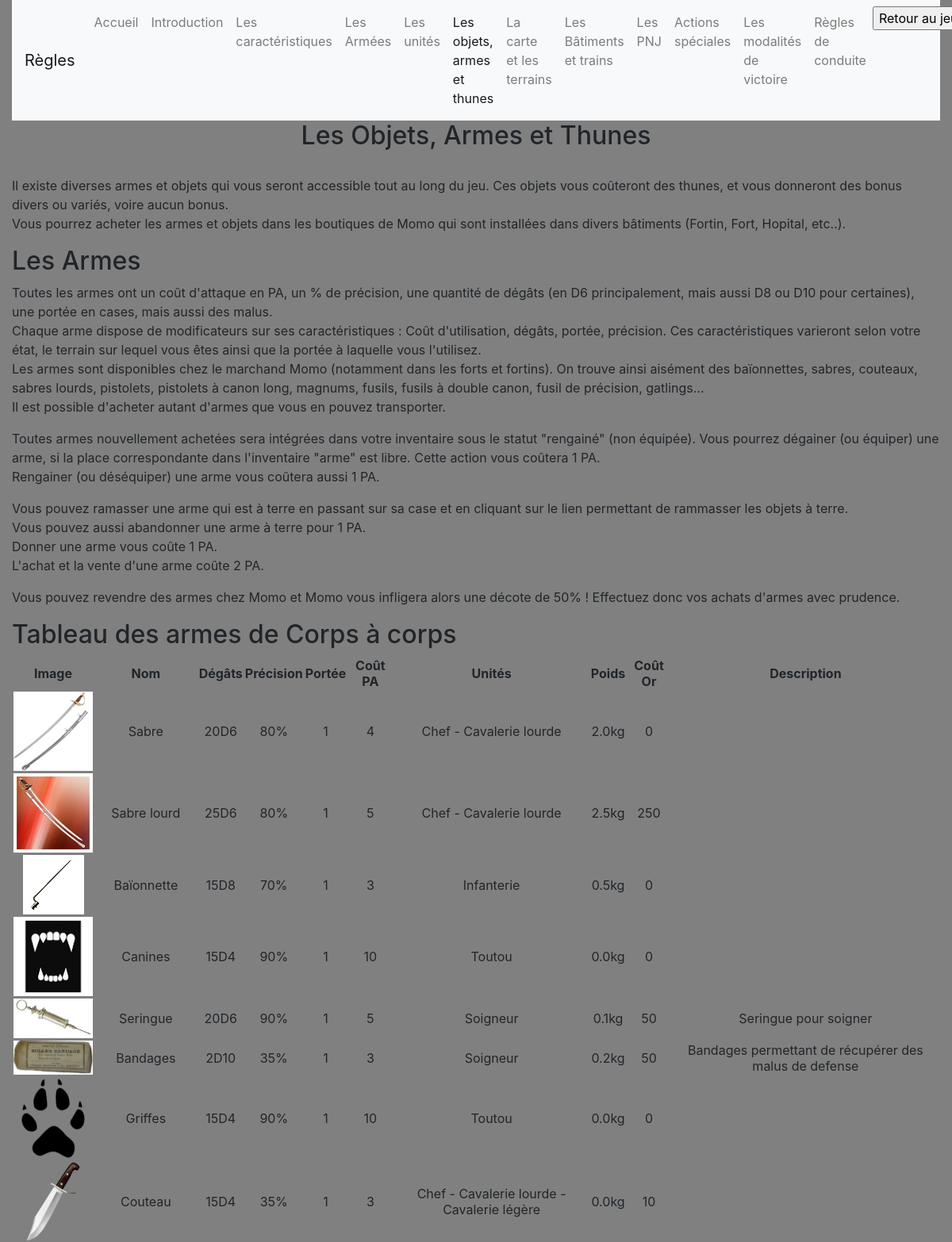
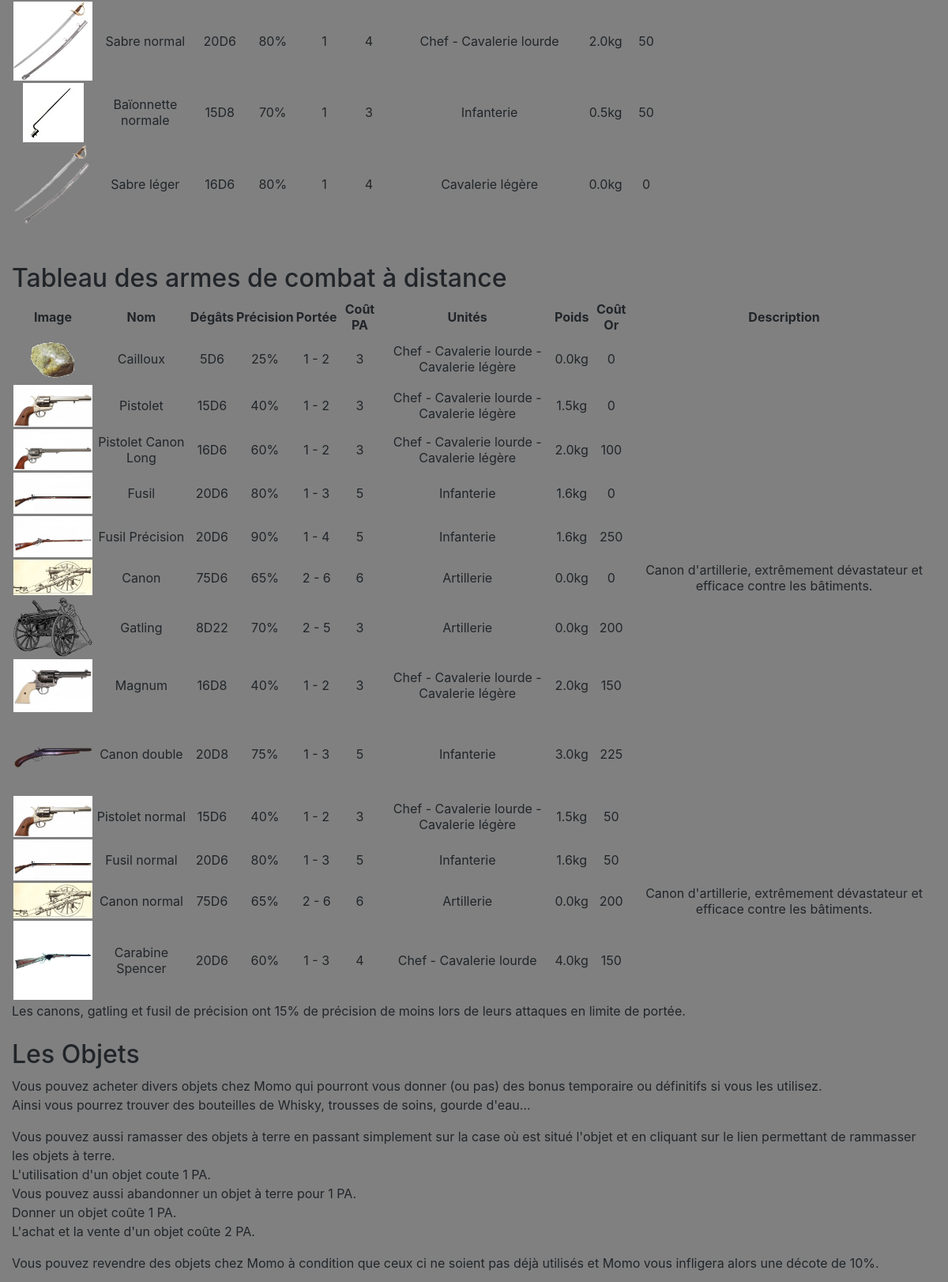
The page /regles/regles_objets.php (upper part) on the database its author committed (2 pictures, top to bottom).
### tables this page shows
CREATE TABLE `arme` (
  `id_arme` int(11) NOT NULL,
  `nom_arme` varchar(100) NOT NULL DEFAULT '',
  `porteeMin_arme` int(11) NOT NULL DEFAULT '0',
  `porteeMax_arme` tinyint(4) NOT NULL DEFAULT '0',
  `coutPa_arme` int(11) NOT NULL DEFAULT '0',
  `coutOr_arme` int(11) NOT NULL DEFAULT '0',
  `additionMin_degats` tinyint(4) NOT NULL DEFAULT '0',
  `additionMax_degats` tinyint(4) NOT NULL DEFAULT '0',
  `multiplicateurMin_degats` double NOT NULL DEFAULT '0',
  `multiplicateurMax_degats` double NOT NULL DEFAULT '0',
  `degatMin_arme` int(11) NOT NULL DEFAULT '0',
  `degatMax_arme` int(11) NOT NULL DEFAULT '0',
  `valeur_des_arme` int(11) NOT NULL DEFAULT '0',
  `precision_arme` int(11) NOT NULL DEFAULT '0',
  `degatZone_arme` enum('0','1') NOT NULL DEFAULT '0',
  `bonusPM_arme` int(11) NOT NULL DEFAULT '0',
  `poids_arme` decimal(10,1) NOT NULL DEFAULT '0.0',
  `pvMax_arme` int(11) NOT NULL DEFAULT '0',
  `description_arme` text NOT NULL,
  `qualite_arme` tinyint(4) NOT NULL DEFAULT '6',
  `main` tinyint(4) NOT NULL DEFAULT '1',
  `image_arme` varchar(100) DEFAULT NULL
);

### regles/regles_objets.php (the view, shortened to what this page needs)
<?php
$mysqli = db_connexion();
?>
<html>
	<head>
		<link rel="stylesheet" href="https://stackpath.bootstrapcdn.com/bootstrap/4.3.1/css/bootstrap.min.css">
	</head>
	<body style="background-color:grey;">
		<div class="container-fluid">
			<nav class="navbar navbar-expand-lg navbar-light bg-light">
				<a class="navbar-brand" href="#">Règles</a>
				<div class="collapse navbar-collapse" id="navbarSupportedContent">
					<ul class="navbar-nav mr-auto">
						<li class="nav-item">
							<a class="nav-link" href="../index.php">Accueil</a>
						</li>
						<li class="nav-item">
							<a class="nav-link" href="regles_introduction.php">Introduction</a>
						</li>
						<li class="nav-item">
							<a class="nav-link" href="regles_caracs.php">Les caractéristiques</a>
						</li>
						<li class="nav-item">
							<a class="nav-link" href="regles_armees.php">Les Armées</a>
						</li>
						<li class="nav-item">
							<a class="nav-link" href="regles_unites.php">Les unités</a>
						</li>
						<li class="nav-item">
							<a class="nav-link active" href="regles_objets.php">Les objets, armes et thunes</a>
						</li>
						<li class="nav-item">
							<a class="nav-link" href="regles_carte.php">La carte et les terrains</a>
						</li>
						<li class="nav-item">
							<a class="nav-link" href="regles_batiments.php">Les Bâtiments et trains</a>
						</li>
						<li class="nav-item">
							<a class="nav-link" href="regles_pnjs.php">Les PNJ</a>
						</li>
						<li class="nav-item">
							<a class="nav-link" href="regles_action_spe.php">Actions spéciales</a>
						</li>
						<li class="nav-item">
							<a class="nav-link" href="regles_modalites_victoire.php">Les modalités de victoire</a>
						</li>
						<li class="nav-item">
							<a class="nav-link" href="regles_conduite.php">Règles de conduite</a>
						</li>
						<li class="nav-item">
							<a href="../jeu/jouer.php"> <input type="button" value="Retour au jeu"> </a>
						</li>
					</ul>
				</div>
			</nav>
			<div class="row justify-content-center">
				<div class="col-12">
					<div align="center"><h2>Les Objets, Armes et Thunes</h2></div>
				</div>
			</div>
			<div class="row">
				<div class="col-12">
					<br />
					<p>Il existe diverses armes et objets qui vous seront accessible tout au long du jeu. Ces objets vous coûteront des thunes, et vous donneront des bonus divers ou variés, voire aucun bonus.<br />
					Vous pourrez acheter les armes et objets dans les boutiques de Momo qui sont installées dans divers bâtiments (Fortin, Fort, Hopital, etc..). </p>
					<h2>Les Armes</h2>
					<p>Toutes les armes ont un coût d'attaque en PA, un % de précision, une quantité de dégâts (en D6 principalement, mais aussi D8 ou D10 pour certaines), une portée en cases, mais aussi des malus.<br />
					Chaque arme dispose de modificateurs sur ses caractéristiques : Coût d'utilisation, dégâts, portée, précision. Ces caractéristiques varieront selon votre état, le terrain sur lequel vous êtes ainsi que la portée à laquelle vous l'utilisez.<br />
					Les armes sont disponibles chez le marchand Momo (notamment dans les forts et fortins). On trouve ainsi aisément des baïonnettes, sabres, couteaux, sabres lourds, pistolets, pistolets à canon long, magnums, fusils, fusils à double canon, fusil de précision, gatlings…<br />
					Il est possible d'acheter autant d'armes que vous en pouvez transporter.</p>
					<p>Toutes armes nouvellement achetées sera intégrées dans votre inventaire sous le statut "rengainé" (non équipée). Vous pourrez dégainer (ou équiper) une arme, si la place correspondante dans l'inventaire "arme" est libre. Cette action vous coûtera 1 PA.<br />
					Rengainer (ou déséquiper) une arme vous coûtera aussi 1 PA.</p>
					<p>Vous pouvez ramasser une arme qui est à terre en passant sur sa case et en cliquant sur le lien permettant de rammasser les objets à terre.<br />
					Vous pouvez aussi abandonner une arme à terre pour 1 PA.<br />
					Donner une arme vous coûte 1 PA.<br />
					L'achat et la vente d'une arme coûte 2 PA.</p>
					<p>Vous pouvez revendre des armes chez Momo et Momo vous infligera alors une décote de 50% ! Effectuez donc vos achats d'armes avec prudence.</p>
					<h2>Tableau des armes de Corps à corps</h2>
					<div id="table_armes_cac" class="table-responsive">
						<table border='1' align="center" width=100%>
							<tr>
								<th style="text-align:center">Image</th>
								<th style="text-align:center">Nom</th>
								<th style="text-align:center">Dégâts</th>
								<th style="text-align:center">Précision</th>
								<th style="text-align:center">Portée</th>
								<th style="text-align:center">Coût PA</th>
								<th style="text-align:center">Unités</th>
								<th style="text-align:center">Poids</th>
								<th style="text-align:center">Coût Or</th>
								<th style="text-align:center">Description</th>
							</tr>
							<?php
							$sql = "SELECT id_arme, image_arme, description_arme, poids_arme, precision_arme, degatMin_arme, valeur_des_arme, coutOr_arme, coutPa_arme, nom_arme
									FROM arme
									WHERE  porteeMax_arme = 1
									ORDER BY arme.id_arme ASC";
							$res = $mysqli->query($sql);
							while ($t_arme_cac = $res->fetch_assoc()) {
								$id_arme		= $t_arme_cac['id_arme'];
								$image_arme 	= $t_arme_cac['image_arme'];
								$desc_arme		= $t_arme_cac['description_arme'];
								$poids_arme		= $t_arme_cac['poids_arme'];
								$precision_arme	= $t_arme_cac['precision_arme'];
								$degats_arme	= $t_arme_cac['degatMin_arme'] . "D" . $t_arme_cac['valeur_des_arme'];
								$coutOr_arme	= $t_arme_cac['coutOr_arme'];
								$coutPa_arme	= $t_arme_cac['coutPa_arme'];
								$nom_arme		= $t_arme_cac['nom_arme'];
								$nom_unite		= "";
								$sql_unite = "SELECT nom_unite
												FROM arme_as_type_unite, type_unite
												WHERE arme_as_type_unite.id_type_unite = type_unite.id_unite
												AND arme_as_type_unite.id_arme = $id_arme";
								$res_unite = $mysqli->query($sql_unite);
								while ($t_unite = $res_unite->fetch_assoc()) {
									if (trim($nom_unite) != "") {
										$nom_unite .= " - ";
									}
									$nom_unite .= $t_unite['nom_unite'];
								}
								echo "<tr>";
								echo "	<td style='text-align:center'><img src='../images/armes/".$image_arme."' style='max-width: 100px; height: auto;' alt=''></td>";
								echo "	<td style='text-align:center'>".$nom_arme."</td>";
								echo "	<td style='text-align:center'>".$degats_arme."</td>";
								echo "	<td style='text-align:center'>".$precision_arme."%</td>";
								echo "	<td style='text-align:center'>1</td>";
								echo "	<td style='text-align:center'>".$coutPa_arme."</td>";
								echo "	<td style='text-align:center'>".$nom_unite."</td>";
								echo "	<td style='text-align:center'>".$poids_arme."kg</td>";
								echo "	<td style='text-align:center'>".$coutOr_arme."</td>";
								echo "	<td style='text-align:center'>".$desc_arme."</td>";
								echo "</tr>";
							}
							?>
						</table>
					</div>
					<br /><br />
					<h2>Tableau des armes de combat à distance</h2>
					<div id="table_armes_dist" class="table-responsive">
						<table border='1' align="center" width=100%>
							<tr>
								<th style="text-align:center">Image</th>
								<th style="text-align:center">Nom</th>
								<th style="text-align:center">Dégâts</th>
								<th style="text-align:center">Précision</th>
								<th style="text-align:center">Portée</th>
								<th style="text-align:center">Coût PA</th>
								<th style="text-align:center">Unités</th>
								<th style="text-align:center">Poids</th>
								<th style="text-align:center">Coût Or</th>
								<th style="text-align:center">Description</th>
							</tr>
							<?php
							$sql = "SELECT id_arme, image_arme, description_arme, poids_arme, precision_arme, degatMin_arme, valeur_des_arme, coutOr_arme, coutPa_arme, nom_arme, porteeMin_arme, porteeMax_arme
									FROM arme WHERE porteeMax_arme > 1
									ORDER BY id_arme ASC";
							$res = $mysqli->query($sql);
							while ($t_arme_dist = $res->fetch_assoc()) {
								$id_arme		= $t_arme_dist['id_arme'];
								$image_arme 	= $t_arme_dist['image_arme'];
								$desc_arme		= $t_arme_dist['description_arme'];
								$poids_arme		= $t_arme_dist['poids_arme'];
								$precision_arme	= $t_arme_dist['precision_arme'];
								$degats_arme	= $t_arme_dist['degatMin_arme'] . "D" . $t_arme_dist['valeur_des_arme'];
								$coutOr_arme	= $t_arme_dist['coutOr_arme'];
								$coutPa_arme	= $t_arme_dist['coutPa_arme'];
								$nom_arme		= $t_arme_dist['nom_arme'];
								$portee_arme	= $t_arme_dist['porteeMin_arme'] . " - " . $t_arme_dist['porteeMax_arme'];
								$nom_unite		= "";
								$sql_unite = "SELECT nom_unite
												FROM arme_as_type_unite, type_unite
												WHERE arme_as_type_unite.id_type_unite = type_unite.id_unite
												AND arme_as_type_unite.id_arme = $id_arme";
								$res_unite = $mysqli->query($sql_unite);
								while ($t_unite = $res_unite->fetch_assoc()) {
									if (trim($nom_unite) != "") {
										$nom_unite .= " - ";
									}
									$nom_unite .= $t_unite['nom_unite'];
								}
								echo "<tr>";
								echo "	<td style='text-align:center'><img src='../images/armes/".$image_arme."' style='max-width: 100px; height: auto;' alt=''></td>";
								echo "	<td style='text-align:center'>".$nom_arme."</td>";
								echo "	<td style='text-align:center'>".$degats_arme."</td>";
								echo "	<td style='text-align:center'>".$precision_arme."%</td>";
								echo "	<td style='text-align:center'>".$portee_arme."</td>";
								echo "	<td style='text-align:center'>".$coutPa_arme."</td>";
								echo "	<td style='text-align:center'>".$nom_unite."</td>";
								echo "	<td style='text-align:center'>".$poids_arme."kg</td>";
								echo "	<td style='text-align:center'>".$coutOr_arme."</td>";
								echo "	<td style='text-align:center'>".$desc_arme."</td>";
								echo "</tr>";
							}
							?>
						</table>
					</div>
					Les canons, gatling et fusil de précision ont 15% de précision de moins lors de leurs attaques en limite de portée.
					<br /><br />
					<h2>Les Objets</h2>
					<p>Vous pouvez acheter divers objets chez Momo qui pourront vous donner (ou pas) des bonus temporaire ou définitifs si vous les utilisez.<br />
					Ainsi vous pourrez trouver des bouteilles de Whisky, trousses de soins, gourde d'eau…</p>
					<p>Vous pouvez aussi ramasser des objets à terre en passant simplement sur la case où est situé l'objet et en cliquant sur le lien permettant de rammasser les objets à terre.<br />
					L'utilisation d'un objet coute 1 PA.<br />
					Vous pouvez aussi abandonner un objet à terre pour 1 PA.<br />
					Donner un objet coûte 1 PA.<br />
					L'achat et la vente d'un objet coûte 2 PA.</p>
					<p>Vous pouvez revendre des objets chez Momo à condition que ceux ci ne soient pas déjà utilisés et Momo vous infligera alors une décote de 10%.</p>
					<br />
				</div>
			</div>
		</div>
	</body>
</html>

### rows shown on the page
arme: image_arme (picture), nom_arme "Sabre", degats_arme "20D6", precision_arme "80", coutPa_arme "4", nom_unite "Chef - Cavalerie lourde", poids_arme "2.0", coutOr_arme "0"
arme: image_arme (picture), nom_arme "Sabre lourd", degats_arme "25D6", precision_arme "80", coutPa_arme "5", nom_unite "Chef - Cavalerie lourde", poids_arme "2.5", coutOr_arme "250"
arme: image_arme (picture), nom_arme "Baïonnette", degats_arme "15D8", precision_arme "70", coutPa_arme "3", nom_unite "Infanterie", poids_arme "0.5", coutOr_arme "0"
arme: image_arme (picture), nom_arme "Canines", degats_arme "15D4", precision_arme "90", coutPa_arme "10", nom_unite "Toutou", poids_arme "0.0", coutOr_arme "0"
arme: image_arme (picture), nom_arme "Seringue", degats_arme "20D6", precision_arme "90", coutPa_arme "5", nom_unite "Soigneur", poids_arme "0.1", coutOr_arme "50", description_arme "Seringue pour soigner"
arme: image_arme (picture), nom_arme "Bandages", degats_arme "2D10", precision_arme "35", coutPa_arme "3", nom_unite "Soigneur", poids_arme "0.2", coutOr_arme "50", description_arme "Bandages permettant de récupérer des malus de defense"
arme: image_arme (picture), nom_arme "Griffes", degats_arme "15D4", precision_arme "90", coutPa_arme "10", nom_unite "Toutou", poids_arme "0.0", coutOr_arme "0"
arme: image_arme (picture), nom_arme "Couteau", degats_arme "15D4", precision_arme "35", coutPa_arme "3", nom_unite "Chef - Cavalerie lourde - Cavalerie légère", poids_arme "0.0", coutOr_arme "10"
arme: image_arme (picture), nom_arme "Sabre normal", degats_arme "20D6", precision_arme "80", coutPa_arme "4", nom_unite "Chef - Cavalerie lourde", poids_arme "2.0", coutOr_arme "50"
arme: image_arme (picture), nom_arme "Baïonnette normale", degats_arme "15D8", precision_arme "70", coutPa_arme "3", nom_unite "Infanterie", poids_arme "0.5", coutOr_arme "50"
arme: image_arme (picture), nom_arme "Sabre léger", degats_arme "16D6", precision_arme "80", coutPa_arme "4", nom_unite "Cavalerie légère", poids_arme "0.0", coutOr_arme "0"
arme: image_arme (picture), nom_arme "Cailloux", degats_arme "5D6", precision_arme "25", portee_arme "1 - 2", coutPa_arme "3", nom_unite "Chef - Cavalerie lourde - Cavalerie légère", poids_arme "0.0", coutOr_arme "0"
arme: image_arme (picture), nom_arme "Pistolet", degats_arme "15D6", precision_arme "40", portee_arme "1 - 2", coutPa_arme "3", nom_unite "Chef - Cavalerie lourde - Cavalerie légère", poids_arme "1.5", coutOr_arme "0"
arme: image_arme (picture), nom_arme "Pistolet Canon Long", degats_arme "16D6", precision_arme "60", portee_arme "1 - 2", coutPa_arme "3", nom_unite "Chef - Cavalerie lourde - Cavalerie légère", poids_arme "2.0", coutOr_arme "100"
arme: image_arme (picture), nom_arme "Fusil", degats_arme "20D6", precision_arme "80", portee_arme "1 - 3", coutPa_arme "5", nom_unite "Infanterie", poids_arme "1.6", coutOr_arme "0"
arme: image_arme (picture), nom_arme "Fusil Précision", degats_arme "20D6", precision_arme "90", portee_arme "1 - 4", coutPa_arme "5", nom_unite "Infanterie", poids_arme "1.6", coutOr_arme "250"
arme: image_arme (picture), nom_arme "Canon", degats_arme "75D6", precision_arme "65", portee_arme "2 - 6", coutPa_arme "6", nom_unite "Artillerie", poids_arme "0.0", coutOr_arme "0", description_arme "Canon d'artillerie, extrêmement dévastateur et efficace contre les bâtiments."
arme: image_arme (picture), nom_arme "Gatling", degats_arme "8D22", precision_arme "70", portee_arme "2 - 5", coutPa_arme "3", nom_unite "Artillerie", poids_arme "0.0", coutOr_arme "200"
arme: image_arme (picture), nom_arme "Magnum", degats_arme "16D8", precision_arme "40", portee_arme "1 - 2", coutPa_arme "3", nom_unite "Chef - Cavalerie lourde - Cavalerie légère", poids_arme "2.0", coutOr_arme "150"
arme: image_arme (picture), nom_arme "Canon double", degats_arme "20D8", precision_arme "75", portee_arme "1 - 3", coutPa_arme "5", nom_unite "Infanterie", poids_arme "3.0", coutOr_arme "225"
arme: image_arme (picture), nom_arme "Pistolet normal", degats_arme "15D6", precision_arme "40", portee_arme "1 - 2", coutPa_arme "3", nom_unite "Chef - Cavalerie lourde - Cavalerie légère", poids_arme "1.5", coutOr_arme "50"
arme: image_arme (picture), nom_arme "Fusil normal", degats_arme "20D6", precision_arme "80", portee_arme "1 - 3", coutPa_arme "5", nom_unite "Infanterie", poids_arme "1.6", coutOr_arme "50"
arme: image_arme (picture), nom_arme "Canon normal", degats_arme "75D6", precision_arme "65", portee_arme "2 - 6", coutPa_arme "6", nom_unite "Artillerie", poids_arme "0.0", coutOr_arme "200", description_arme "Canon d'artillerie, extrêmement dévastateur et efficace contre les bâtiments."
arme: image_arme (picture), nom_arme "Carabine Spencer", degats_arme "20D6", precision_arme "60", portee_arme "1 - 3", coutPa_arme "4", nom_unite "Chef - Cavalerie lourde", poids_arme "4.0", coutOr_arme "150"
